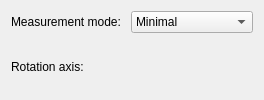
    <widget class="ctkCollapsibleButton" name="angleMeasurementModeCollapsibleButton" native="true">
     <property name="text" stdset="0">
      <string>Angle Settings</string>
     </property>
     <property name="checked" stdset="0">
      <bool>false</bool>
     </property>
     <property name="collapsed" stdset="0">
      <bool>true</bool>
     </property>
     <layout class="QGridLayout" name="gridLayout_2">
      <property name="bottomMargin">
       <number>10</number>
      </property>
      <property name="spacing">
       <number>10</number>
      </property>
      <item row="0" column="0">
       <widget class="QLabel" name="label_8">
        <property name="text">
         <string>Measurement mode:</string>
        </property>
       </widget>
      </item>
      <item row="0" column="1">
       <widget class="QComboBox" name="angleMeasurementModeComboBox">
        <property name="toolTip">
         <string>&lt;html&gt;&lt;head/&gt;&lt;body&gt;&lt;p&gt;- Minimal: minimal non-oriented angle, between [0..180)&lt;br/&gt;- Oriented signed: oriented angle [-180..180), using rotation axis in right-hand rule&lt;br/&gt;- Oriented positive: oriented angle [0..360), using rotation axis in right-hand rule&lt;/p&gt;&lt;/body&gt;&lt;/html&gt;</string>
        </property>
        <item>
         <property name="text">
          <string>Minimal</string>
         </property>
        </item>
        <item>
         <property name="text">
          <string>Oriented signed</string>
         </property>
        </item>
        <item>
         <property name="text">
          <string>Oriented positive</string>
         </property>
        </item>
       </widget>
      </item>
      <item row="1" column="0">
       <widget class="QLabel" name="label_9">
        <property name="text">
         <string>Rotation axis:</string>
        </property>
       </widget>
      </item>
      <item row="1" column="1">
       <widget class="qMRMLCoordinatesWidget" name="rotationAxisCoordinatesWidget" native="true">
        <property name="minimumSize">
         <size>
          <width>0</width>
          <height>23</height>
         </size>
        </property>
        <property name="maximumSize">
         <size>
          <width>16777215</width>
          <height>16777215</height>
         </size>
        </property>
        <property name="toolTip">
         <string>Rotation axis direction in RAS coordinate system. Used for defining direction in oriented angle modes using right hand rule.</string>
        </property>
        <property name="styleSheet">
         <string notr="true">QDoubleSpinBox {
	/* 为箭头保留空间 */
	padding-right:20px;
	background: #1a1a26;
	border: 1px solid #5c5c74;
	color: rgb(255, 255, 255);;
}


</string>
        </property>
        <property name="minimum" stdset="0">
         <double>-1.000000000000000</double>
        </property>
        <property name="maximum" stdset="0">
         <double>1.000000000000000</double>
        </property>
       </widget>
      </item>
     </layout>
    </widget>
